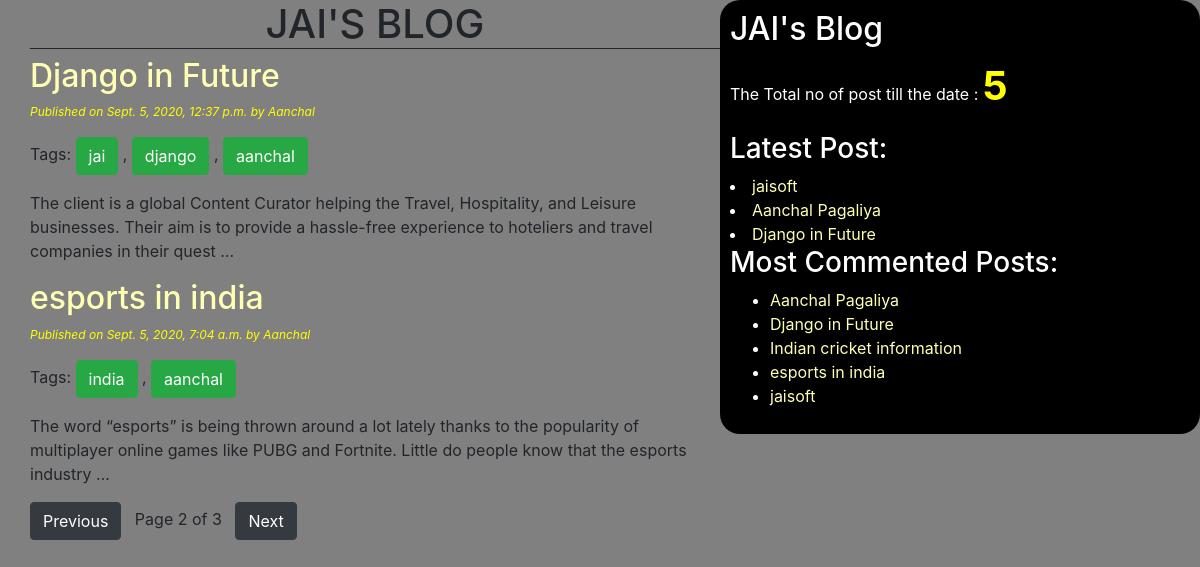
Screenshot of /?page=2 with the database file from the repository.
### blogapp/models.py (models this page shows, shortened)
class Post(models.Model):
    STATUS_CHOICES=(('draft', 'Draft'), ('published', 'Published'))
    title=models.CharField(max_length=256)
    slug=models.SlugField(max_length=256, unique_for_date='publish')
    author=models.ForeignKey(User, related_name='blog_posts', on_delete=models.CASCADE)
    body=models.TextField()
    publish=models.DateTimeField(default=timezone.now)
    created=models.DateTimeField(auto_now_add=True)
    updated = models.DateTimeField(auto_now=True)
    status=models.CharField(max_length=10, choices=STATUS_CHOICES, default='draft')
    objects=CustomManager()
    tags= TaggableManager()
    class Meta:
        ordering = ('-publish',)
    def get_absolute_url(self):
        return reverse('post_detail', args=[self.publish.year, self.publish.strftime('%m'), self.publish.strftime('%d'), self.slug]
        )

### blogapp/views.py (the view)
# urls.py: path('', views.post_list_view),
def post_list_view(request,tag_slug=None):
    post_list=Post.objects.all()
    tag=None
    if tag_slug:
        tag=get_object_or_404(Tag,slug=tag_slug)
        post_list= post_list.filter(tags__in=[tag])
    paginator=Paginator(post_list,2)
    page_number=request.GET.get('page')
    try:
        post_list=paginator.page(page_number)
    except PageNotAnInteger:
        post_list=paginator.page(1)
    except EmptyPage:
        post_list=paginator.page(paginator.num_pages)
    return render(request,'blog/post_list.html',{'post_list':post_list})

### blogapp/models.py (called while the page is built)
    def get_queryset(self):
        return super().get_queryset().filter(status='published')

### blogapp/templatetags/blog_tags.py (called while the page is built)
@register.simple_tag(name='my_tag')
def total_posts():
    return Post.objects.count()

@register.inclusion_tag('blog/latest_post123.html')
def show_latest_posts():
    latest_posts=Post.objects.order_by('-publish')[:3]
    return {'latest_posts':latest_posts}

@register.simple_tag
def get_most_commented_posts(count=5):
    return Post.objects.annotate(total_comments=Count('comments')).order_by('-total_comments')[:count]

### templates/blog/post_list.html (shortened to what this page needs)
<!DOCTYPE html>
{%extends 'blog/base.html'%}
{%block content%}
<h1> JAI'S BLOG</h1>
{%for post in post_list%}
<a href="{{post.get_absolute_url}}"><h2>{{post.title}}</h2></a>
<p id="date">Published on {{post.publish}} by {{post.author|title}}</p>
<p>Tags:
    {%for tag in post.tags.all %}
    <a href="{%url 'post_list_by_tag_name' tag.slug%}" class="btn btn-success">{{tag.name}}</a>
    {%if not forloop.last%},{%endif%}
    {%endfor%}
    </p>
{{post.body|truncatewords:30|linebreaks}}
{%endfor%}
{%include 'blog/pagination.html' with page=post_list%}
{%endblock%}

### templates/blog/base.html (shortened to what this page needs)
<!DOCTYPE html>
{%load blog_tags%}
{%load static%}
<html lang="en" dir="ltr">
  <head>
      <link rel="stylesheet" href="https://stackpath.bootstrapcdn.com/bootstrap/4.5.2/css/bootstrap.min.css">
      <link rel="stylesheet" href="{%static 'css/blog.css'%}">
  </head>
  <body>
  <div class="content">
      {%block content%}
      {%endblock%}
  </div>
  <div class="sidebar">
      <h2>JAI's Blog</h2>
      <p>The Total no of post till the date : <span id="pcount">{%my_tag%}</span></p>
      <h3>Latest Post:</h3>{%show_latest_posts%}
      <h3>Most Commented Posts:</h3>
      {%get_most_commented_posts as most_commented_posts%}
          <ul>
              {%for post in most_commented_posts%}
          <li><a href="{{post.get_absolute_url}}">{{post.title}}</a></li>
          {%endfor%}
          </ul>
  </div>
  </body>
</html>

### templates/blog/latest_post123.html (shortened to what this page needs)
<a>
    {%for post in latest_posts%}
    <li><a href="{{post.get_absolute_url}}" >{{post.title}}</a></li>
    {%endfor%}

### static/css/blog.css (style rules this page uses)
.content { width:60%; float: left; padding: 0 0 0 30px; }
.sidebar { width:40%; float:right; padding: 10px; background : #000; color:white; height:100%; border-radius: 20px; }
h1 { text-align:center; border-bottom:1px solid; }
body { background:grey; }
#date { color:yellow; font-size:12px; font-style:italic; }
a { color:#ffffb3; }
#pcount { font-size: 40px; color: yellow; font-weight: bold; }

### rows the page displays
Post: title "Django in Future", publish "Sept. 5, 2020, 12:37 p.m.", author "Aanchal", body "The client is a global Content Curator helping the Travel, Hospitality, and Leisure businesses. Their aim is to provide a hassle-free experience to hoteliers and travel companies in their quest …"
Tag: name "jai"
Tag: name "django"
Tag: name "aanchal"
Post: title "esports in india", publish "Sept. 5, 2020, 7:04 a.m.", author "Aanchal", body "The word “esports” is being thrown around a lot lately thanks to the popularity of multiplayer online games like PUBG and Fortnite. Little do people know that the esports industry …"
Tag: name "india"
Post: title "jaisoft"
Post: title "Aanchal Pagaliya"
Post: title "Indian cricket information"

### other values shown
{{ page.number }} "2"
{{ page.paginator.num_pages }} "3"
